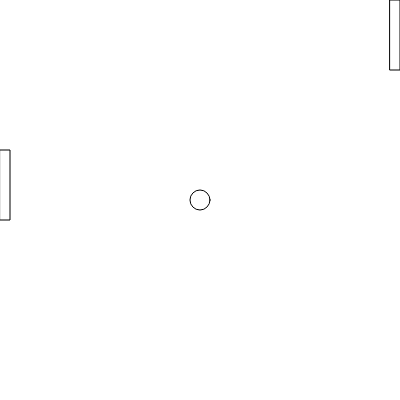
Frame 1 (no input)
Frame 60 (no input): identical to frame 1, image omitted
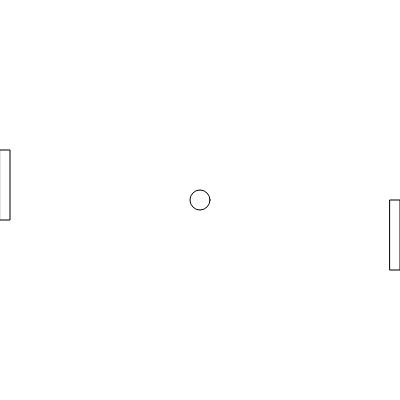
Frame 120 (the mouse pressed at the canvas centre since frame 60)

The p5.js sketch that drew these frames (run headless with seeded random() and noise() and a simulated clock; from frame 60 on, the mouse is pressed at the canvas centre):

// p5.js sketch
// ── sketch.js
class Paddle {
  
  constructor(){
    this.width = 10;
    this.height = 70;
    this.xPosition = 0;
    this.yPosition= 0;
  }
  
  
  display(){
    rect(this.xPosition, this.yPosition, this.width, this.height);
  }
}

function setup(){
  createCanvas(400,400);
}

function draw() {
  //set background to white
  background("white");
  
  //player Paddle
  var playerPaddle = new Paddle();
  playerPaddle.xPosition = 390;
  playerPaddle.yPosition = mouseY;
  
  playerPaddle.display();
  //computerPaddle
  var computerPaddle = new Paddle();
  computerPaddle.xPosition = 0; 
  computerPaddle.yPosition = 150;
  
  computerPaddle.display();
  //draw the ball
  var ball = new Ball(); 
  ball.xPosition = 200;
  ball.yPosition = 200;
  ball.display();
}
// ── ball.js
class Ball{
 constructor(){
  
 this.xPosition = 0;
 this.yPosition = 0;  
   this.radius = 20;
 }
  
  display(){
   circle(this.xPosition,this.yPosition,this.radius); 
  }
  
}
